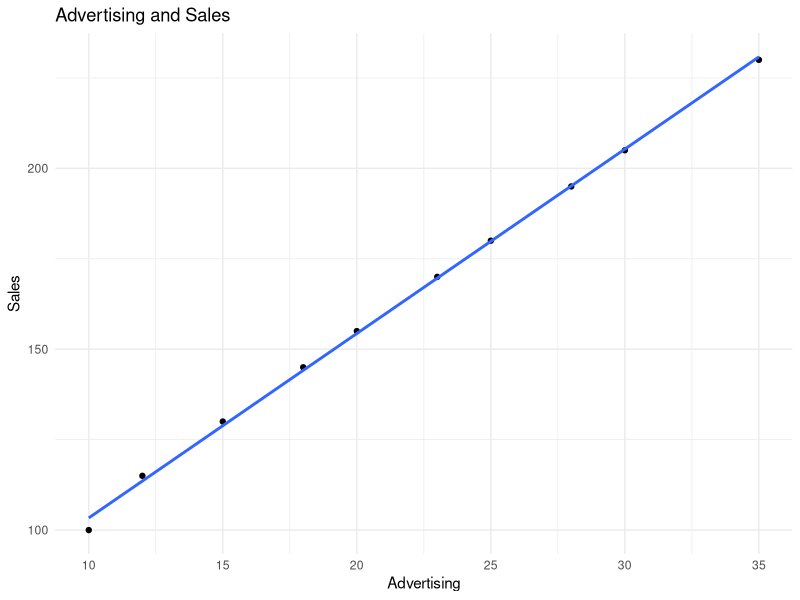
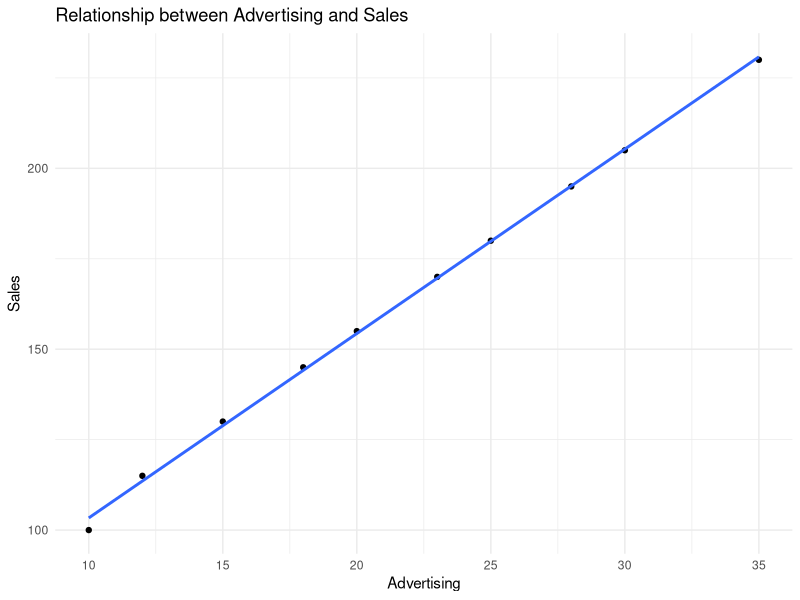

Here is the R script that generated these plots, in order:
## ---- chunk 1
sales_data <- data.frame(
  advertising = c(10, 12, 15, 18, 20, 23, 25, 28, 30, 35),
  sales = c(100, 115, 130, 145, 155, 170, 180, 195, 205, 230)
)

sales_data
## ---- chunk 2
score_data <- data.frame(
  group = c(
    rep("A", 8),
    rep("B", 8),
    rep("C", 8)
  ),
  score = c(
    72, 75, 78, 74, 80, 77, 76, 79,
    82, 85, 81, 88, 84, 86, 83, 87,
    68, 70, 72, 69, 74, 71, 73, 70
  )
)

score_data
## ---- chunk 3
mean(sales_data$sales)
median(sales_data$sales)
sd(sales_data$sales)
summary(sales_data$sales)
## ---- chunk 4
aggregate(
  score ~ group,
  data = score_data,
  FUN = mean
)
## ---- chunk 5
correlation <- cor(
  sales_data$advertising,
  sales_data$sales
)

correlation
## ---- chunk 6
library(ggplot2)

ggplot(
  sales_data,
  aes(x = advertising, y = sales)
) +
  geom_point() +
  geom_smooth(
    method = "lm",
    se = FALSE
  ) +
  labs(
    title = "Advertising and Sales",
    x = "Advertising",
    y = "Sales"
  ) +
  theme_minimal()
## ---- chunk 7
model <- lm(
  sales ~ advertising,
  data = sales_data
)

model
## ---- chunk 8
summary(model)
## ---- chunk 9
new_data <- data.frame(
  advertising = c(16, 22, 32)
)

predicted_sales <- predict(
  model,
  newdata = new_data
)

predicted_sales
## ---- chunk 10
prediction_result <- data.frame(
  advertising = new_data$advertising,
  predicted_sales = predicted_sales
)

prediction_result
## ---- chunk 11
two_group_data <- subset(
  score_data,
  group %in% c("A", "B")
)
## ---- chunk 12
t_test_result <- t.test(
  score ~ group,
  data = two_group_data
)

t_test_result
## ---- chunk 13
anova_model <- aov(
  score ~ group,
  data = score_data
)

summary(anova_model)
## ---- chunk 14
survey_data <- data.frame(
  device = c(
    "PC", "PC", "PC", "PC", "PC",
    "Mobile", "Mobile", "Mobile", "Mobile", "Mobile",
    "Tablet", "Tablet", "Tablet", "Tablet", "Tablet"
  ),
  purchased = c(
    "Yes", "Yes", "No", "Yes", "No",
    "Yes", "No", "No", "Yes", "No",
    "No", "No", "Yes", "No", "No"
  )
)
## ---- chunk 15
survey_table <- table(
  survey_data$device,
  survey_data$purchased
)

survey_table
## ---- chunk 16
chi_square_result <- chisq.test(survey_table)

chi_square_result
## ---- chunk 17
t_test_result$p.value
## ---- chunk 18
group_summary <- aggregate(
  score ~ group,
  data = score_data,
  FUN = mean
)

group_summary
## ---- chunk 19
summary(sales_data)
## ---- chunk 20
cor(
  sales_data$advertising,
  sales_data$sales
)
## ---- chunk 21
analysis_plot <- ggplot(
  sales_data,
  aes(x = advertising, y = sales)
) +
  geom_point() +
  geom_smooth(
    method = "lm",
    se = FALSE
  ) +
  labs(
    title = "Relationship between Advertising and Sales",
    x = "Advertising",
    y = "Sales"
  ) +
  theme_minimal()

analysis_plot
## ---- chunk 22
analysis_model <- lm(
  sales ~ advertising,
  data = sales_data
)

summary(analysis_model)
